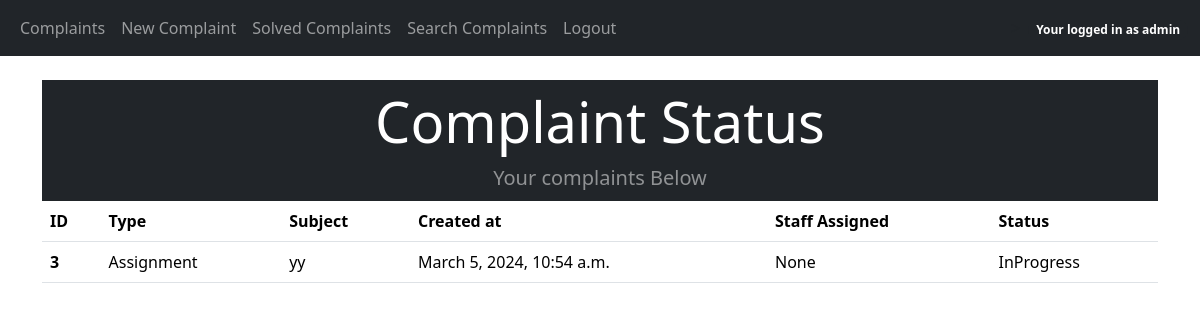
The app's page / (signed in), older data.
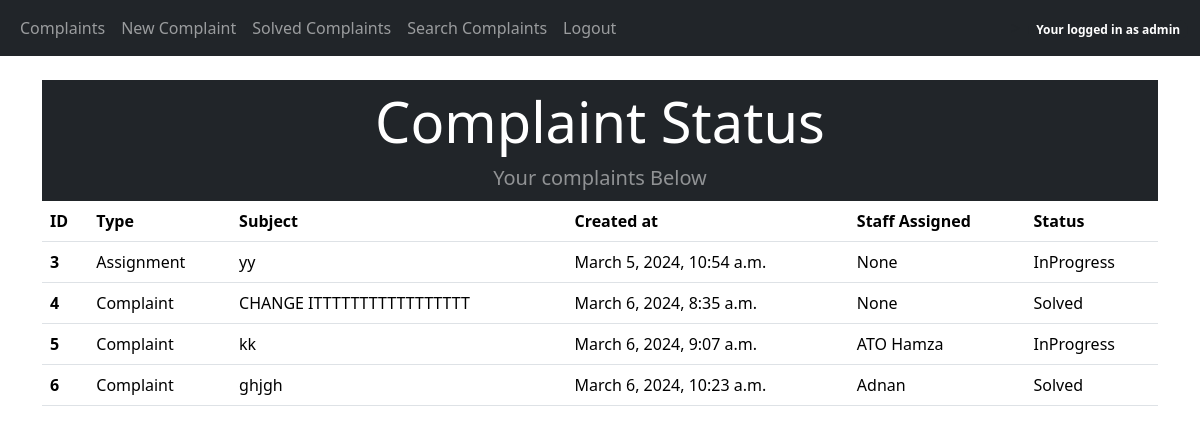
The same page, newer data.
### Comps/models.py (models this page shows, shortened)
class Complaint(models.Model):
    COMP_ASSIGN_CHOICES = [
        ('Complaint', 'Complaint'),
        ('Assignment', 'Assignment'),
    ]
    status_choices = [
        (1, 'InProgress'),
        (2, 'Solved')
    ]
    status = models.IntegerField(choices=status_choices, default=1)
    user_id = models.ForeignKey(User, on_delete=models.CASCADE, default=1)
    user_name = models.CharField(max_length=20)
    Comp_Assign = models.CharField(max_length=50, choices=COMP_ASSIGN_CHOICES, default='Complaint')
    Subject = models.CharField(max_length=50)
    complaint_type = models.ForeignKey(ComplaintType, on_delete=models.CASCADE)
    Description = models.TextField(null=True, blank=True, verbose_name='Explain in more detail')
    created_at = models.DateTimeField(auto_now_add=True)
    assigned_employee = models.ForeignKey(Employee, null=True, blank=True, on_delete=models.CASCADE)

class Employee(models.Model):
    emp_name = models.CharField(max_length=30, unique=True, default=None)
    def __str__(self):
        return f'{self.emp_name}'

### Comps/views.py (the view)
# urls.py: path('', views.home, name="home"),
def home(request):
    latest_complaints = Complaint.objects.all().order_by('created_at')[:5]  # Adjust the number as needed
    context = {'latest_complaints': latest_complaints}
    return render(request, 'home.html', context)

### Comps/templates/home.html
{% extends 'base.html' %}
{% block content %}
    <header class="bg-dark py-1">
        <div class="container px-2 px-lg-1 my-1">
            <div class="text-center text-white">
                {% if user.is_authenticated %}
                    <h1 class="display-4">Complaint Status</h1>
                    <p class="lead fw-normal text-white-50 mb-0">Your complaints Below</p>
                    </div>
                    </div>
                    </header>
                    <div class="container">
                    <div class="row">
                    <table class="table table-hover">
                        <thead>
                        <tr>
                            <th scope="col">ID</th>
                            <th scope="col">Type</th>
                            <th scope="col">Subject</th>
                            <th scope="col">Created at</th>
                            <th scope="col">Staff Assigned</th>
                            <th scope="col">Status</th>
                        </tr>
                        </thead>
                        {% for complaint in latest_complaints %}
                            <tbody>
                            <tr>
                                <th scope="row">{{ complaint.id }}</th>
                                <td>{{ complaint.Comp_Assign }}</td>
                                <td>{{ complaint.Subject|slice:":25" }}</td>
                                <td>{{ complaint.created_at }}</td>
                                <td>{{ complaint.assigned_employee }}</td>
                                <td>{{ complaint.get_status_display }}</td>
                            </tr>
                            </tbody>
                        {% endfor %}
                    </table>
                {% else %}
                    <h1>Access Denied</h1>
                {% endif %}
                </div>
                </div>
{% endblock %}

### Comps/templates/base.html (shortened to what this page needs)
{% load static %}
<!doctype html>
<html lang="en">
<head>
    <link href="https://cdn.jsdelivr.net/npm/bootstrap@5.3.3/dist/css/bootstrap.min.css" rel="stylesheet">
    <link href="{% static 'css/mystyle.css' %}" rel="stylesheet" />
</head>
<body>
{% include 'navbar.html'%}
    <div class="container">
      <br/>
      {% block content %}
      {% endblock %}
    </div>
</body>
</html>

### Comps/templates/navbar.html (shortened to what this page needs)
{% load static %}
<nav class="navbar navbar-expand-lg navbar-dark bg-dark">
    <div class="container-fluid">
        <div class="collapse navbar-collapse" id="navbarSupportedContent">
            <ul class="navbar-nav me-auto mb-2 mb-lg-0">
                {% if user.is_authenticated %}
                    <li class="nav-item">
                        <a class="nav-link"
                           href="{% url 'home' %}">Complaints</a>
                    </li>
                    <li class="nav-item">
                        <a class="nav-link"
                           href="{% url 'complaint' %}">New Complaint</a>
                    </li>
                    <li class="nav-item">
                        <a class="nav-link"
                           href="{% url 'solvedcomplaints' %}">Solved Complaints</a>
                    </li>
                    <li class="nav-item">
                        <a class="nav-link"
                           href="{% url 'search_complaint' %}">Search Complaints</a>
                    </li>
                    <li class="nav-item">
                        <a class="nav-link"
                           href="{% url 'logout' %}">Logout</a>
                    </li>
            </ul>
        <ul class="navbar-nav ml-auto">
                <li class="nav-item">
                    <a>>
                        <span class="badge bg-dark text-white ms-1 rounded-pill">
                            Your logged in as {{ user.username }}
                        </span>
                    </a>
                </li>
            </ul>
                {% else %}
                    <li class="nav-item">
                        <a class="nav-link"
                           href="{% url 'login' %}">Login</a>
                    </li>
                {% endif %}
        </div>
    </div>
</nav>

### static/css/mystyle.css (style rules this page uses)
h1 { text-align: center; }

Row changes from the older to the newer data that the page shows:
added Complaint: id "4", Comp_Assign "Complaint", Subject "CHANGE ITTTTTTTTTTTTTTTTT", created_at "March 6, 2024, 8:35 a.m.", assigned_employee "None", status "Solved"
added Complaint: id "5", Comp_Assign "Complaint", Subject "kk", created_at "March 6, 2024, 9:07 a.m.", assigned_employee "ATO Hamza", status "InProgress"
added Complaint: id "6", Comp_Assign "Complaint", Subject "ghjgh", created_at "March 6, 2024, 10:23 a.m.", assigned_employee "Adnan", status "Solved"
